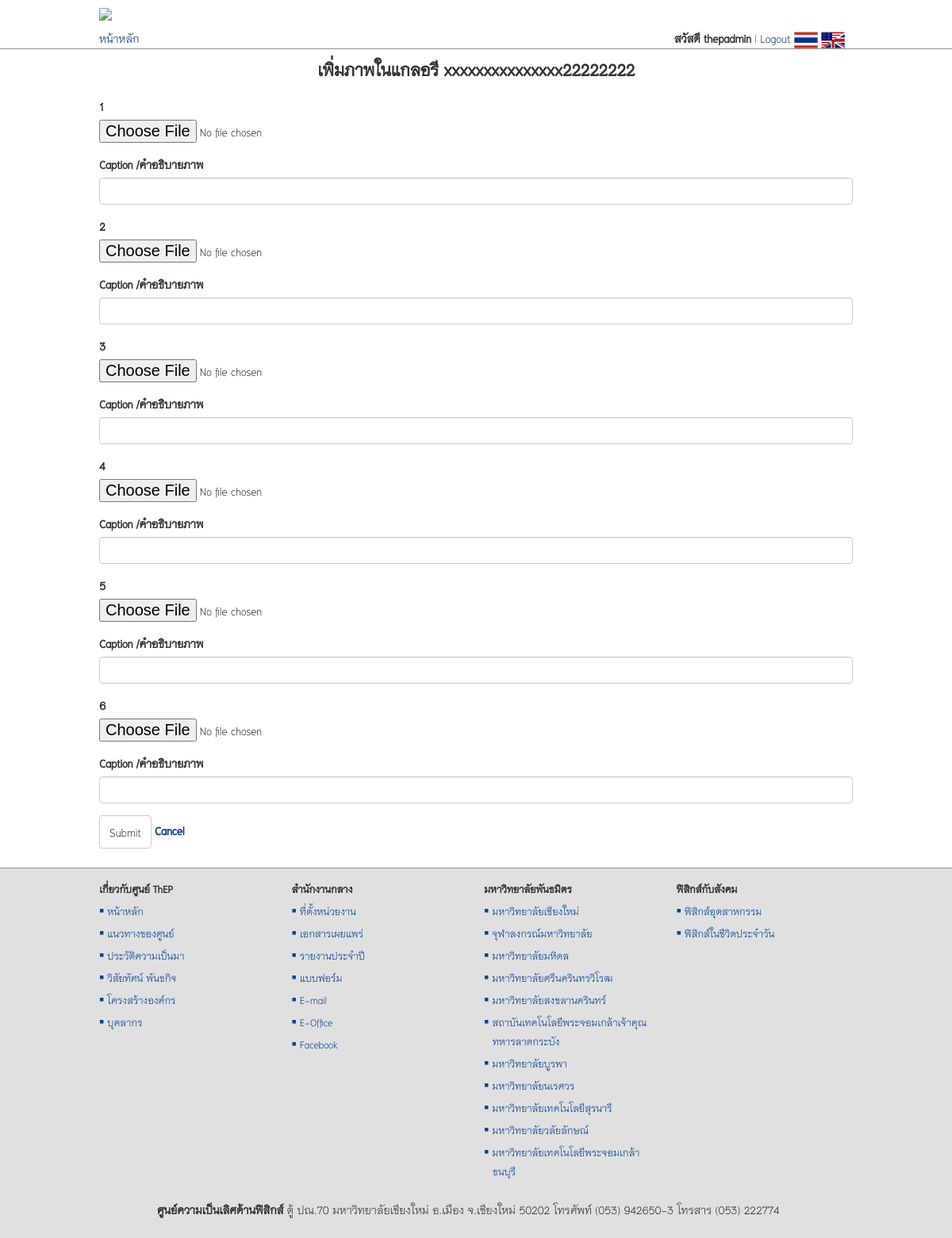
Page /views/add-picture.php?gallery_id=7 (signed in) on the earlier database version.
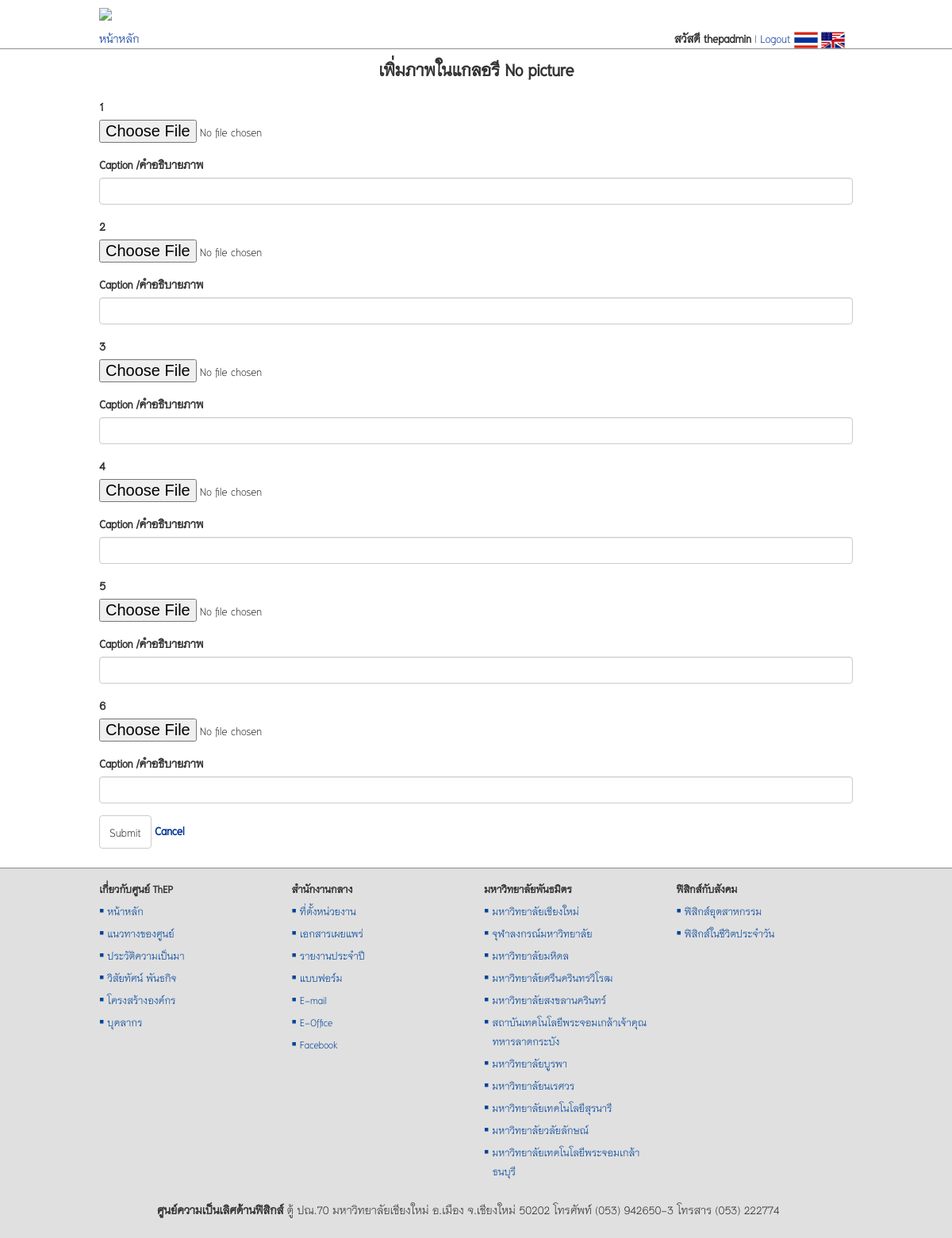
Same page on the later database version.
### tables this page shows
CREATE TABLE `tb_gallery` (
  `id` int(11) NOT NULL auto_increment,
  `title` varchar(255) NOT NULL,
  `detail` text NOT NULL,
  `modified` varchar(255) NOT NULL,
  PRIMARY KEY  (`id`)
);

### src/views/add-picture.php (the view, shortened to what this page needs)
<?php
$gallery_id = $_GET['gallery_id'];
$sql_g = "SELECT * FROM tb_gallery
            WHERE id = $gallery_id;
        ";
$re_g = mysql_query($sql_g);
$g = mysql_fetch_array($re_g);
?>
</head>
<body>
    <div class="container">
        <div class="row">
            <h2 class="text-center">เพิ่มภาพในแกลอรี <?php echo $g['title']; ?></h2>
            <div class="col-xs-12 col-sm-12 col-md-12">
                <form role="form" name="form1" method="post" action="<?php echo $_SERVER['PHP_SELF']; ?>" enctype="multipart/form-data">
                    <?php
                    for ($i = 1; $i <= 6; $i++) {
                        echo '
                                <div class="form-group">
                                <label>' . $i . '</label>
                                    <input type="file" name="upload' . $i . '">
                                </div>
                                <div class="form-group">
                                    <label>Caption /คำอธิบายภาพ</label>
                                    <input class="form-control" type="text" name="caption' . $i . '" >
                                </div>
                                ';
                    }
                    ?>
                    <input type="submit" value="Submit" class="btn btn-default"> <a href="gallery.php" style="font-weight: bold;">Cancel</a>
                </form>
            </div>
        </div>
    </div>
</body>
</html>

Differences in the rows shown:
changed tb_gallery: title "xxxxxxxxxxxxxxx22222222" → "No picture"
